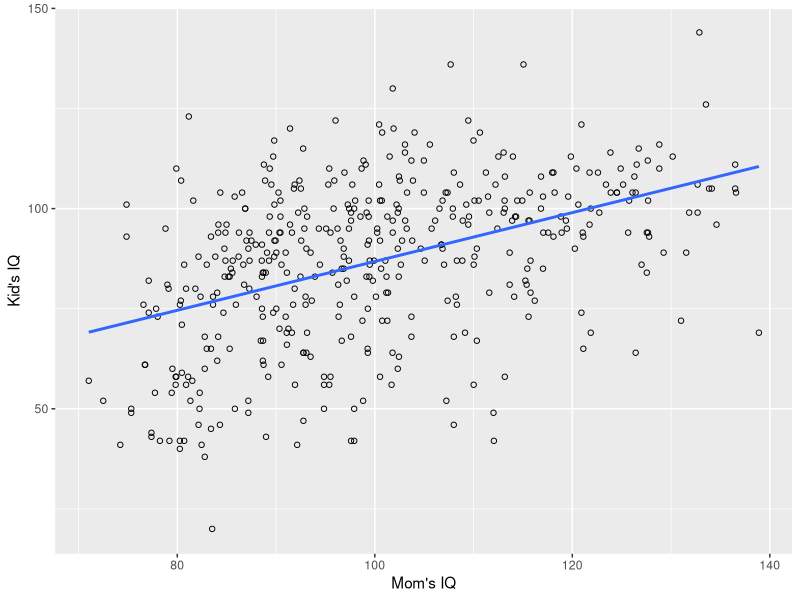
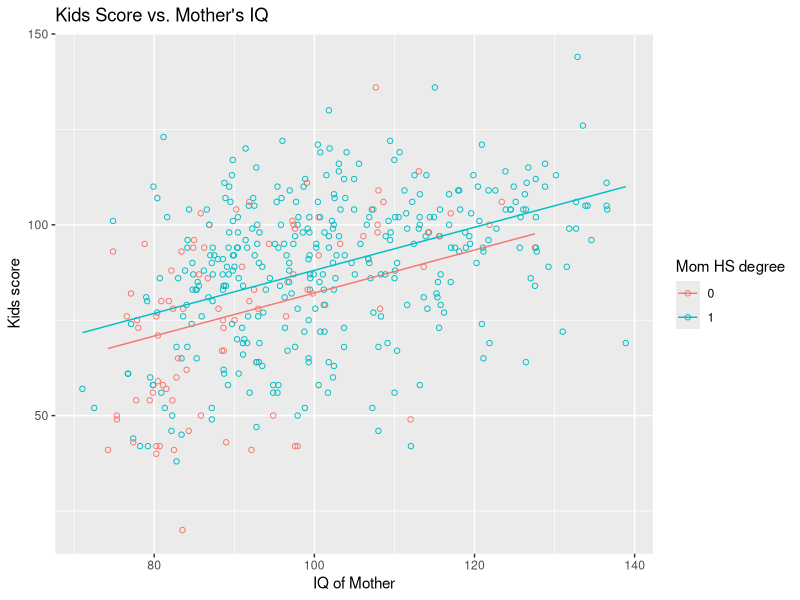
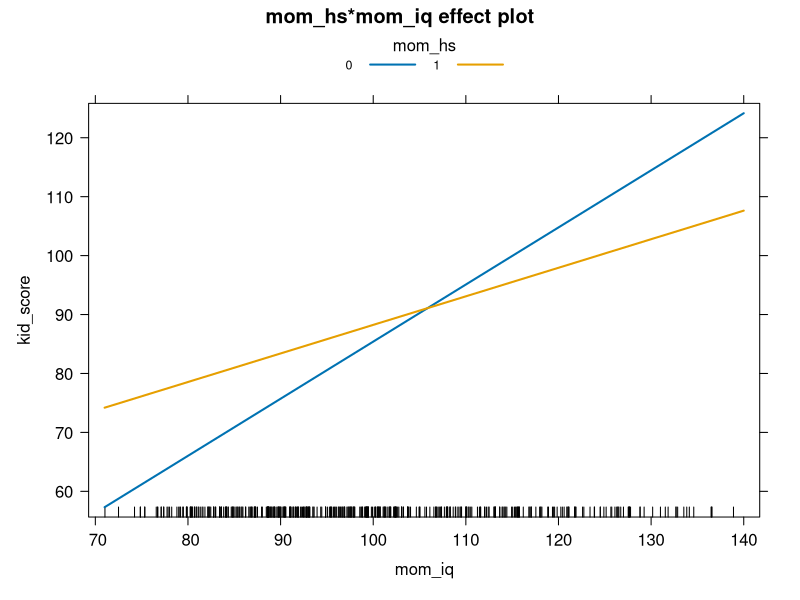
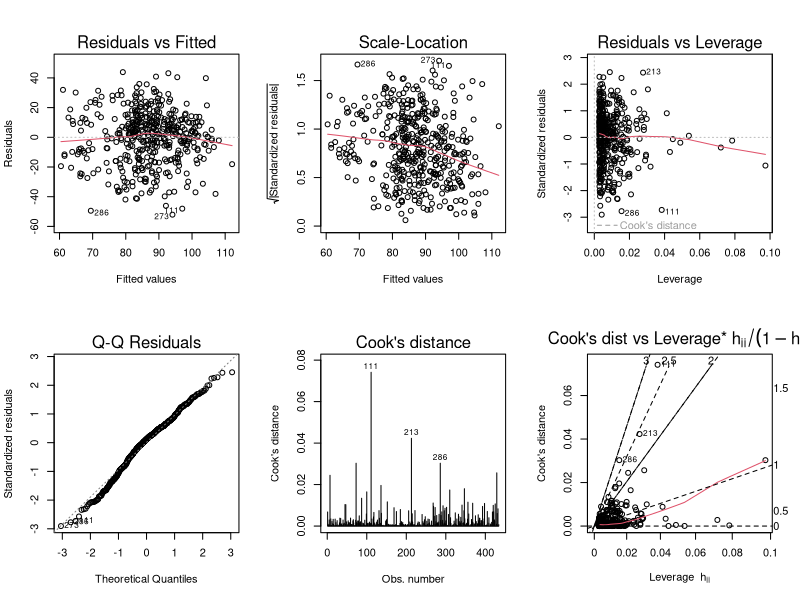
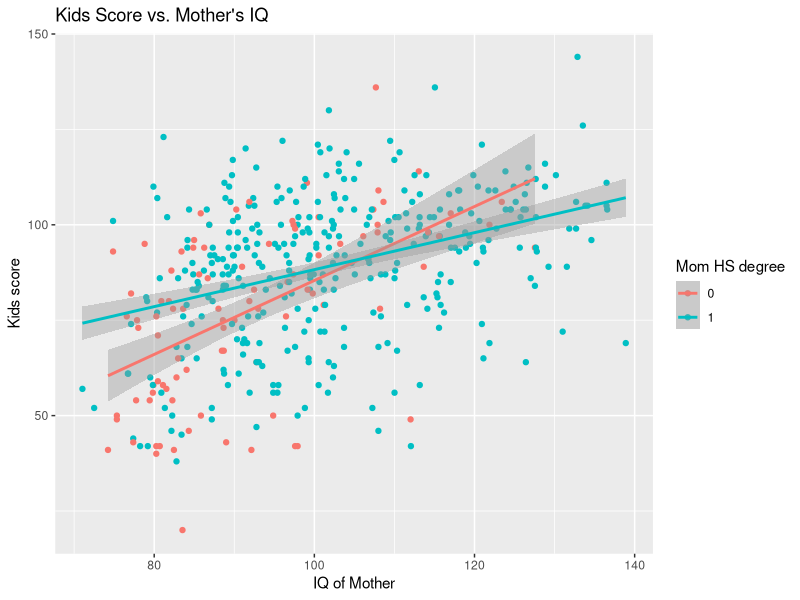
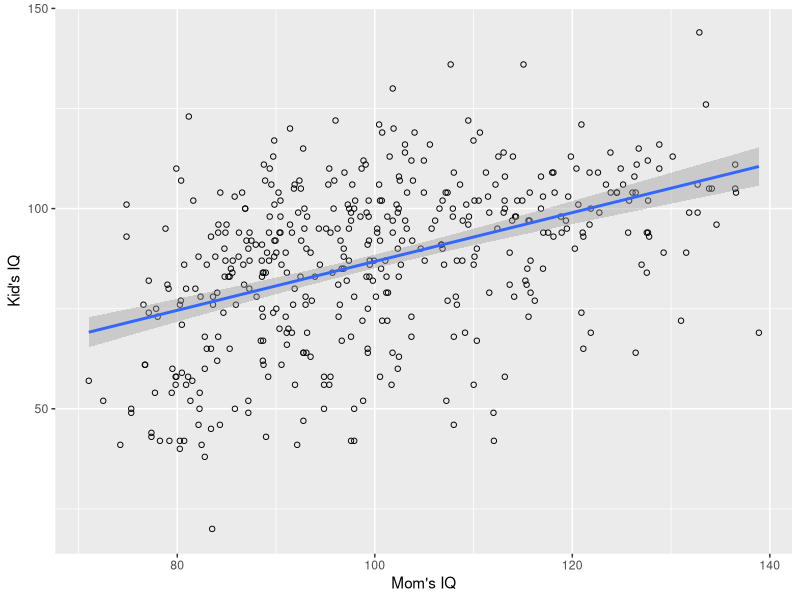
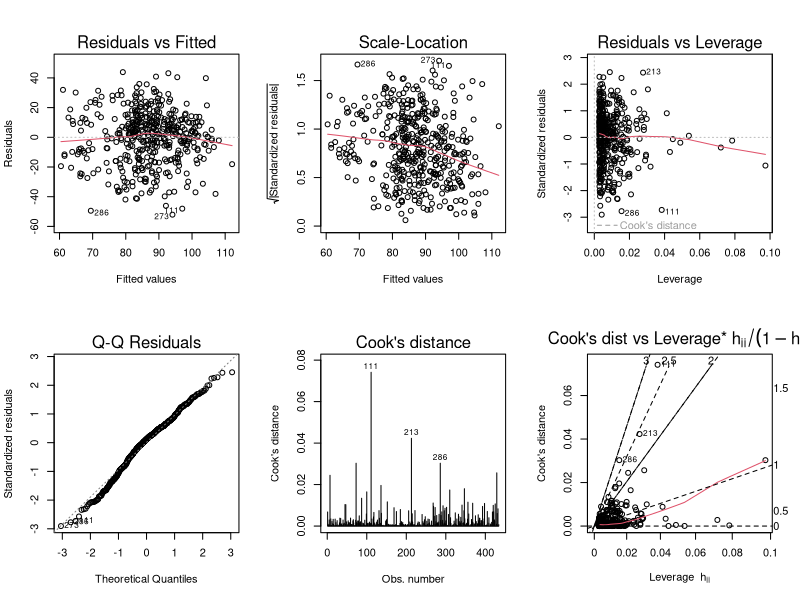

Reproduce these figures in R, in order. (Note: this script raises an error after producing the figures.)
### Stats with R Exercise sheet 8

##########################
#Week9: Checking Assumptions underlying ANOVA and linear regression
##########################


## This exercise sheet contains the exercises that you will need to complete and 
## submit by 23:59 on Monday, December 18. Write the code below the questions. 
## If you need to provide a written answer, comment this out using a hashtag (#). 
## Submit your homework via moodle.
## You are allowed to work together in group up to three students, but everybody 
## needs to submit the group version of the homework via moodle.


## Please write below your (and your teammates) name, matriculation number. 
## Name: Shrestha Ghosh, Anilkumar Erappanakoppal Swamy, Gopinath Mylapura Anjaneyareddy
## Matriculation number: 2567717, 2571210, 2562765

## Change the name of the file by adding your matriculation numbers
## (exercise0N_firstID_secondID_thirdID.R)

###############################################################################
###############################################################################

########
### Please, use ggplot to make plots in all exercises below!
########

# a) Read in the data kidiq.txt and take a look at the data summary.
#    It contains information about the mum's iq and their child's iq.
#    mom_hs indicates whether the mother has a high school degree
#    1= high school education, 0= no high school degree.

data <- read.table("kidiq.txt", header = T)
summary(data)
head(data)

# b) Plot kid_score against mom_iq in a scatter plot, and add a regression line 
#    (kid_score should be the response variable and mom_iq the predictor 
#    variable) to the plot. 
#    Name the plot and the axis in sensible ways.
#install.packages("ggplot2")
library("ggplot2")
ggplot(data, aes(x = mom_iq, y = kid_score)) +
  geom_point(shape = 1) +
  geom_smooth(method = lm, se = F) +
  labs(x = "Mom's IQ", y = "Kid's IQ")
  

# c) Calculate a simple regression model for kid_score with mom_hs as a 
#    predictor and interpret the results.
lm.fit1 = lm(data$kid_score ~ data$mom_hs, data = data)
summary(lm.fit1)


summary(lm.fit1)$residuals
# Residuals represents the difference of predicted or modeled output to the true output
# for every data points.

summary(lm.fit1)$coefficients
# Slope(77.54839 ) and intercept(11.77126) of the regression line.
# This also explains that for every unit increase in mom_hs score, kid_score increases by 11.77126 units.
# And, irrespective of mom_hs score, every kid will have minimum IQ score of 77.54839

coef(summary(lm.fit1))[, "Std. Error"]
# Standard error: 2.058612 for intercept and 2.322427 for slope. This represents
# the measure of variability in the in the estimate of slope and intercept. 
# Lower value is always better.

coef(summary(lm.fit1))[, "t value"]
# t-value: Score that measures whether or not the coefficient for respective variable 
# is meaningful for the model.

coef(summary(lm.fit1))[, "Pr(>|t|)"]
# p-value: Its a probability that the respective variable is not related to mode.
# It indicates how the variable is not related to model interms of probability.
# Thus lower value is always good for model.

#The significance codes for each p-value denote the different thresholds for significance level
#alpha.

sd(summary(lm.fit1)$residuals)
# Residual Standard error: 19.85 is the Standard deviation of the residuals.

summary(lm.fit1)$df
# Degrees of freedom: 432 is The Degrees of Freedom is the difference between the number of
# observations included in your training sample and the number of variables used in your model.
# In this case, 434 - 2 = 432. Intercepts counts as one variable.

summary(lm.fit1)$r.squared
# Multiple R - Squared: 0.05613 is the propotion of the variance in the outcome variable that can 
# be accounted for by the predictor. In this case, value 0.05613 means, preictor variable mom_hs
# explains the 5.613% of variance in the outcome.

summary(lm.fit1)$adj.r.squared
# Adjsuted R-squared:0.05394 is also R-squared value but it considers the dof into account for 
# calcualtion. This value will increase with the addition of predictors only when those added 
# predictors improves the performance of the model.

# F-statistic: 25.69 is a F-test value that represents the signigicance boost for a variable 
# added to the model. Corresponding p-value represents of NOT significant boost. Thus the value
# should be as small as possible.

# d) Next, fit a regression model with two predictors: mom_hs and mom_iq. 
#    Interpret the model and compare to the previous model.
lm.fit2 = lm(data$kid_score ~ data$mom_hs + data$mom_iq, data = data)
summary(lm.fit2)

# (Q) ggplot for linear regression with multipe predictor??

# Theoretical meaning of the summary of model remains same as explained for above model.
# comparision is as explained below: Important factors are compared.

# slope coefficients are 5.95012 and 0.56391 respectively for mom_hs and mom_iq.
# intercept is 25.73154.
# This means for every unit change in mom_hs and mom_iq, kid_score increases by 5.95012 and 0.56391 
# units respectively. And, regardless of mom_hs and mom_iq, kid_score is minimum 25.73154.

# Residual Standard error decrease to 18.14 from 19.85. This is indicates improvement in model fit.
# dof is 431, because number of variables increased by one in this model.
# R-squared value increased to 21.41% from 5.613%. So does adjusted r-squared value; increased to
# 21.05% from 5.394%.

# F-statistic increased almost more than double(25.69 -> 58.72). This indiacates a significance
# boost with addition of variable 'mom_iq' to the model and p-value has reduced even more.


# e) Now plot a model where both predictors are shown. Do this by plotting 
#    data points for mothers with high school degree==1 in one color and those 
#    without one in another color. Then also fit two separate regression lines such 
#    that these lines reflect the model results.

#	 HINT: One solution in ggplot is to calculate fitted values of the regression model 
#    and then plot them along with the original data points:
#    pred = data.frame(mom_iq=kidiq$mom_iq, mom_hs=kidiq$mom_hs, kid_score_pred=fitted(your_model))



library(gridExtra)
pred = data.frame(mom_iq=data$mom_iq, mom_hs=data$mom_hs, kid_score_pred=fitted(lm.fit2))
head(pred)
pred_sub_1 <- subset(pred, pred$mom_hs==1)
pred_sub_2 <- subset(pred, pred$mom_hs==0)

lm.pred_sub_1 <- lm(pred_sub_1$kid_score_pred ~ pred_sub_1$mom_iq+pred_sub_1$mom_hs)
coef(lm.pred_sub_1)
lm.pred_sub_2 <- lm(pred_sub_2$kid_score_pred ~ pred_sub_2$mom_iq+pred_sub_2$mom_hs)
coef(lm.pred_sub_2)

ggplot(data, aes(x = mom_iq, y = kid_score, color = as.factor(mom_hs))) +
  geom_point(shape = 1) +
  #ggplot(pred_sub_1, aes(x = mom_iq, y = kid_score_pred)) +
  #geom_abline(slope = 0.563906, intercept = 31.681655) +
  #geom_abline(slope = 0.563906, intercept = 25.731538)
  geom_line(data=pred, aes(x=mom_iq, y=kid_score_pred, col=as.factor(mom_hs)))+
  labs(x = 'IQ of Mother', y = 'Kids score', title = 'Kids Score vs. Mother\'s IQ', col = "Mom HS degree")


#install.packages("broom")
library("broom")
lm.fit1.aug <- augment(lm.fit1)


# f) Next, we will proceed to a model including an interaction between mom_hs
#    and mom_iq. Interpret your results.
lm.fit3 <- lm(kid_score ~ mom_hs * mom_iq, data = data)
summary(lm.fit3)
library(effects)
plot(effect(term="mom_hs:mom_iq", mod=lm.fit3, xlevels=list(mom_hs=c(0,1))), multiline=T)
# This linear model will have four terms, one inercept and three other terms are
# data$mom_hs, data$mom_iq, data$mom_hs:data$mom_iq(basically interaction term). 
# These three terms will have their respective coefficients.

# compared to linear model without interaction terms but same predictors,
# Residual standard error has slightly reduced(from 18.14 -> 17.97).
# Also, r-squared(21.41% -> 23.01%) and adjusted r-squared(21.05% -> 22.47%) 
# values have increased.

# The predictors and the interaction term have significant effect on the outcome.
# Having a HS degree has a positive effect on the kid score. Same is true for higher IQ.
# The interaction term is significant and negative. This means that at higher IQ values, 
# mothers who have a degree, their kids score less than mothers with a high IQ but no HS degree

# F-statistic value decreased(58.72 -> 42.84) and dof becomes 431 -> 430 as 
# interaction term gets added additionaly. Overall, we can say that model fits the
# data points better becuase of less residual standard error and higher r-squared values.
# But reduction in F-statistic represents there is no significance boost.
 
# (Q) confirm this with tutor!! Please let me know if anythin important is missed in the interpretation.


# g) Next, let's plot the results of this model.
par(mfcol=c(2,3))
plot(lm.fit3, which=seq(1,6))

pred2 <- data.frame(mom_iq=data$mom_iq, mom_hs=data$mom_hs, kid_score_pred=fitted(lm.fit3))
ggplot(data = data, aes(x=mom_iq, y=kid_score, col=as.factor(mom_hs))) +
  geom_point() +
  #geom_line(data=pred2, aes(x=mom_iq, y=kid_score_pred, col=as.factor(mom_hs)))+
  geom_smooth(method='lm', aes(group=as.factor(data$mom_hs), color=as.factor(data$mom_hs)))+
  labs(x = 'IQ of Mother', y = 'Kids score', title = 'Kids Score vs. Mother\'s IQ', col = "Mom HS degree")


# h) Next, let's explore the "predict.lm" function. Please first generate
#    a new dataframe with one datapoint (a mother with high school degree
#    and iq of 100). Then, use the predict function to predict the child's iq. 
#    Please specify the predict function to also give you the 0.95 confidence 
#    interval.
x_new <- data.frame(mom_hs=1, mom_iq=100)
x_new

predict.lm(lm.fit3, x_new, interval="confidence", level=0.95)
#      fit     lwr      upr
# 88.24766 52.8719 123.6234
# predicted IQ = 88.24
# The argument interval = 'confidence' not 'prediction'
#      fit      lwr      upr
# 88.24766 86.31365 90.18167

# i) Meaning of confidence intervals for regression line.
#    Let's go back to the exercise b) and plot again the data points with the 
#    regression line. By default, there should also be displayed the borders of 
#    the confidence interval. What is the meaning of the confidence interval?

ggplot(data, aes(x = mom_iq, y = kid_score)) +
  geom_point(shape = 1) +
  geom_smooth(method = lm) +
  labs(x = "Mom's IQ", y = "Kid's IQ")

# The purpose of taking a random sample from a lot or population and computing a statistic, 
# such as the mean from the data, is to approximate the mean of the population. 
# How well the sample statistic estimates the underlying population value is always an issue. 
# A confidence interval addresses this issue 
# because it provides a range of values which are likely to contain the population parameter of 
# interest. In this case interval is 95%.

# j) Finally, do model checking on your model with the interaction, i.e. inspect 
#    the standard model plots provided by R, and interpret what you see.

par(mfcol=c(2,3))
plot(lm.fit3, which=seq(1,6))

library(car)
par(mfcol=c(1,1))
qqPlot(lm.fit3)
# Residuals vs Fitted plot shows that there are no non linear relationships in the model.
# Because points are equally spread around the horizonatal line without distinct patterns.
### Homogeneity of variance of residuals assumption holds from Residual vs Fitted plot. 
### Since the red line is almost linear we can say that the relationship between the 
### predictor and outcome is linear.
### outlier, leverage and influential. How to interpret the plots:
### 1. Residuals vs. leverage
### 2. Cook's distance vs. obs.no
### 3. Cook's distance vs. leverage
# The residual are normally distributed, but not perfectly.
# There are no outliers that can affect or influence the model.
# There are three leverage points 231, 286 and 111.

# 111 has very low kids score even though the mother has a high IQ. In both observation the
# mothers do not have a HS degree. From , previous plot we have seen that when IQ of mother is 
# greater than around 105, having a HS degree has a negative effect on the kid score
# (interaction term). The kids score in observation no. 111 is very low and that in 213
# is very high compared to other observations with mom_hs=0 around them. 

influencePlot(lm.fit3)
## 273 and 111 are outliers (high residuals)
## 73 is high leverage point
outlierTest(lm.fit3)
lm4 <- lm(kid_score ~ mom_hs*mom_iq, data=data[-c(273, 111),])
summary(lm4)
influencePlot(lm4)
### What is a vif plot
